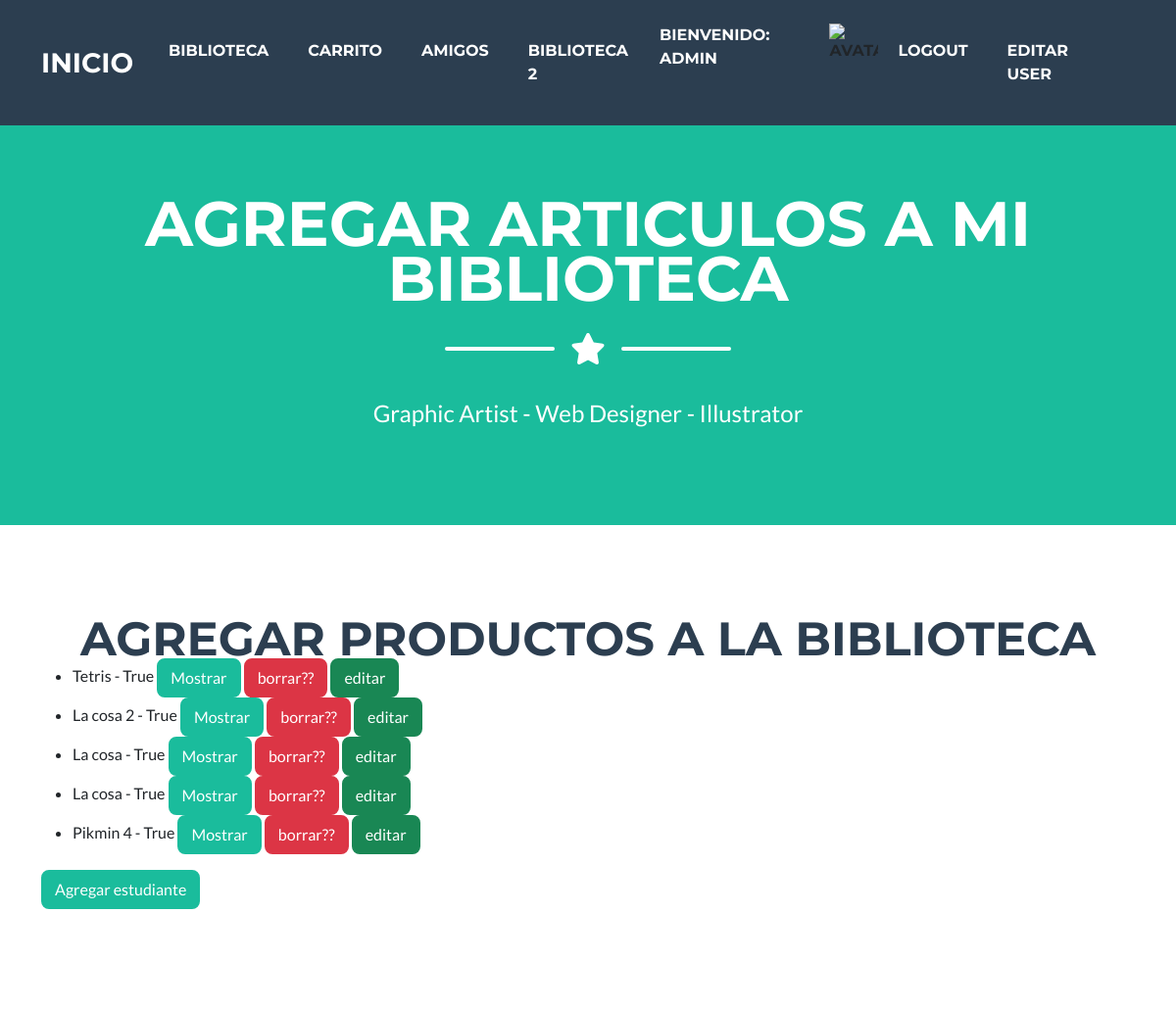
Page /tienda/biblioteca_listar/ (signed in, upper part) on the earlier database version.
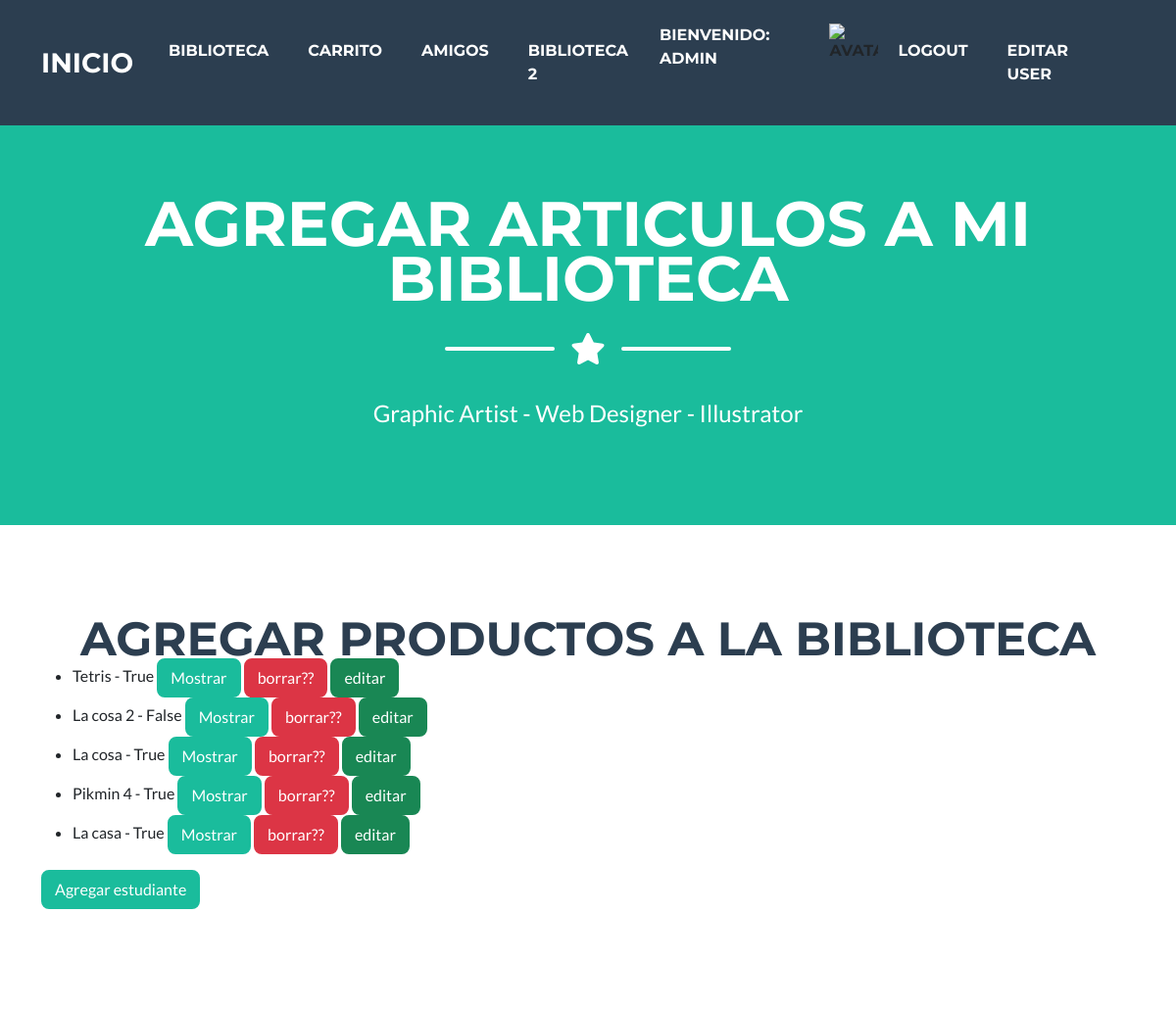
Same page on the later database version.
### tienda/models.py (models this page shows)
class  Biblioteca (models.Model):
    juego = models.CharField(max_length=50)
    instalado = models.BooleanField(default=False)
    def __str__(self):
        return f"{self.juego} - {self.instalado}"

### tienda/views.py (the view)
# urls.py: path("biblioteca_listar/", Biblioteca_listar.as_view(), name="listar_biblioteca"),
class Biblioteca_listar (LoginRequiredMixin, ListView):
    model=Biblioteca
    template_name="biblioteca_listar.html"

### tienda/templates/biblioteca_listar.html (shortened to what this page needs)
{% extends "index.html" %}
{% load static %}
{% block titulo %} Agregar articulos a mi biblioteca {% endblock %}
{% block subtitulo %} agregar productos a la biblioteca {% endblock %}
{% block contenido %}
<ul>
    {% for juego in object_list %}
    <li>
        {{juego}}
        <a class ="btn btn-primary" href="{% url 'biblioteca_detalle' juego.id %}">Mostrar</a>
        <a class ="btn btn-danger" href="{% url 'biblioteca_borrar' juego.id %}">borrar??</a>
        <a class ="btn btn-success" href="{% url 'biblioteca_editar' juego.id %}">editar</a>
    </li>
    {% endfor %}
</ul>
<a class ="btn btn-primary" href="{% url 'biblioteca_crear' %}">Agregar estudiante</a>
{% endblock %}

Differences in the rows shown:
removed Biblioteca: juego+instalado "La cosa - True"
changed Biblioteca: juego+instalado "La cosa 2 - True" → "La cosa 2 - False"
added Biblioteca: juego+instalado "La casa - True"
